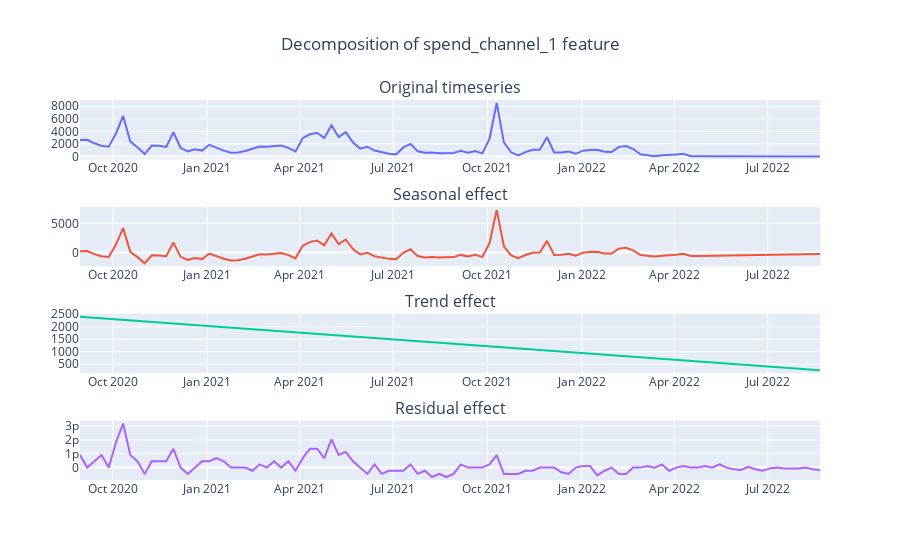
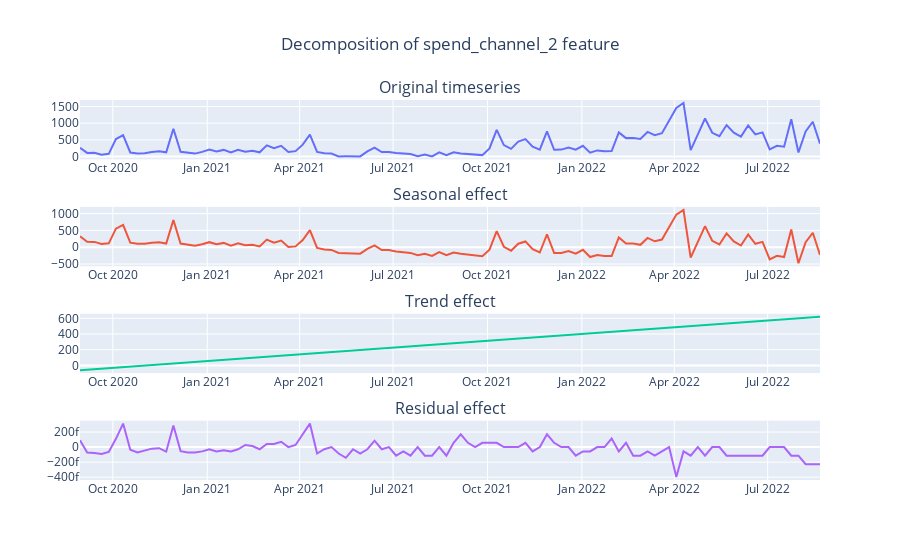
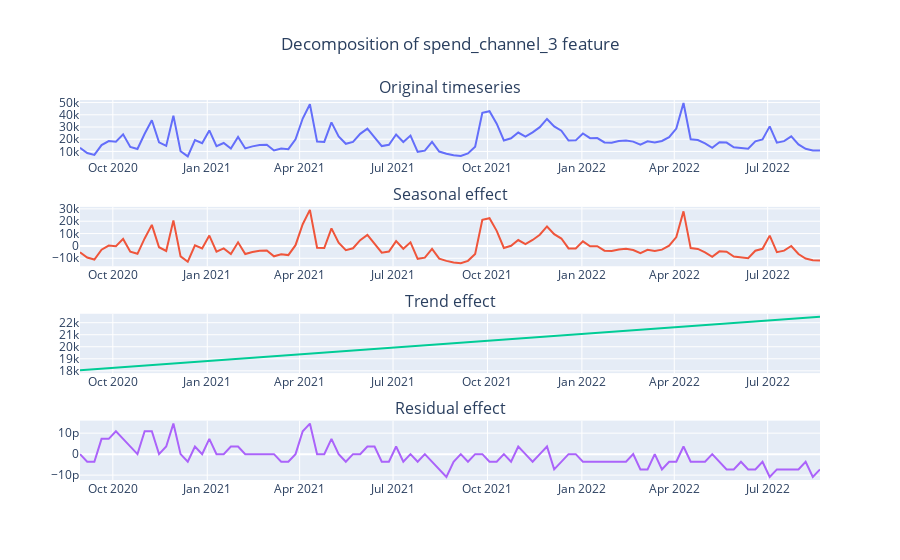
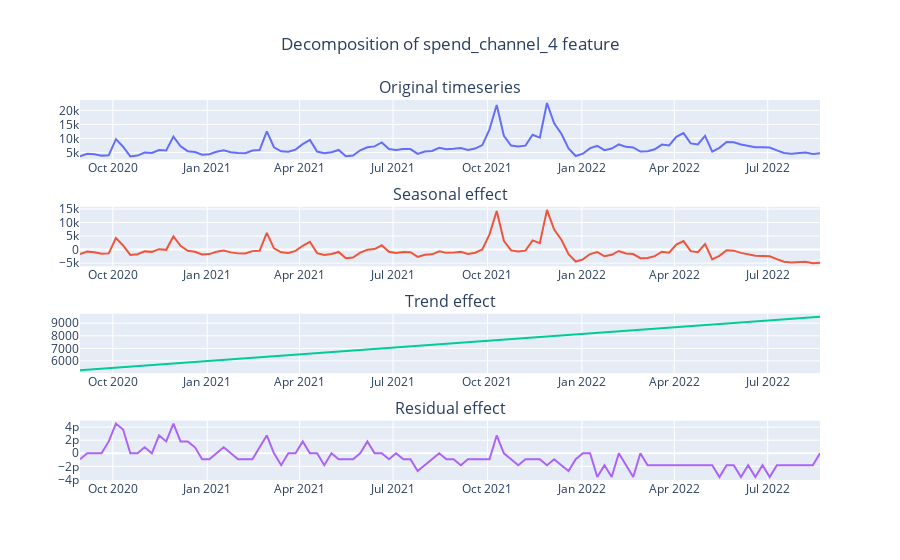

Notebook code for these charts, in order:
### Markdown cell above
## Adding trend and seasonality to the data and plotting timeseries decomposition for spend_channels

### Code cell
for i in range(1, 8):
    stl_result=STL(mmm_data[f"spend_channel_{i}"], seasonal=53).fit()
    mmm_data[f"spend_channel_{i}_seasonal"] = stl_result.seasonal.values
    mmm_data[f"spend_channel_{i}_trend"] = stl_result.trend.values
    decomposition_fig = plot_ts_decomposition(stl_result, mmm_data, f"spend_channel_{i}")
    decomposition_fig.show()
